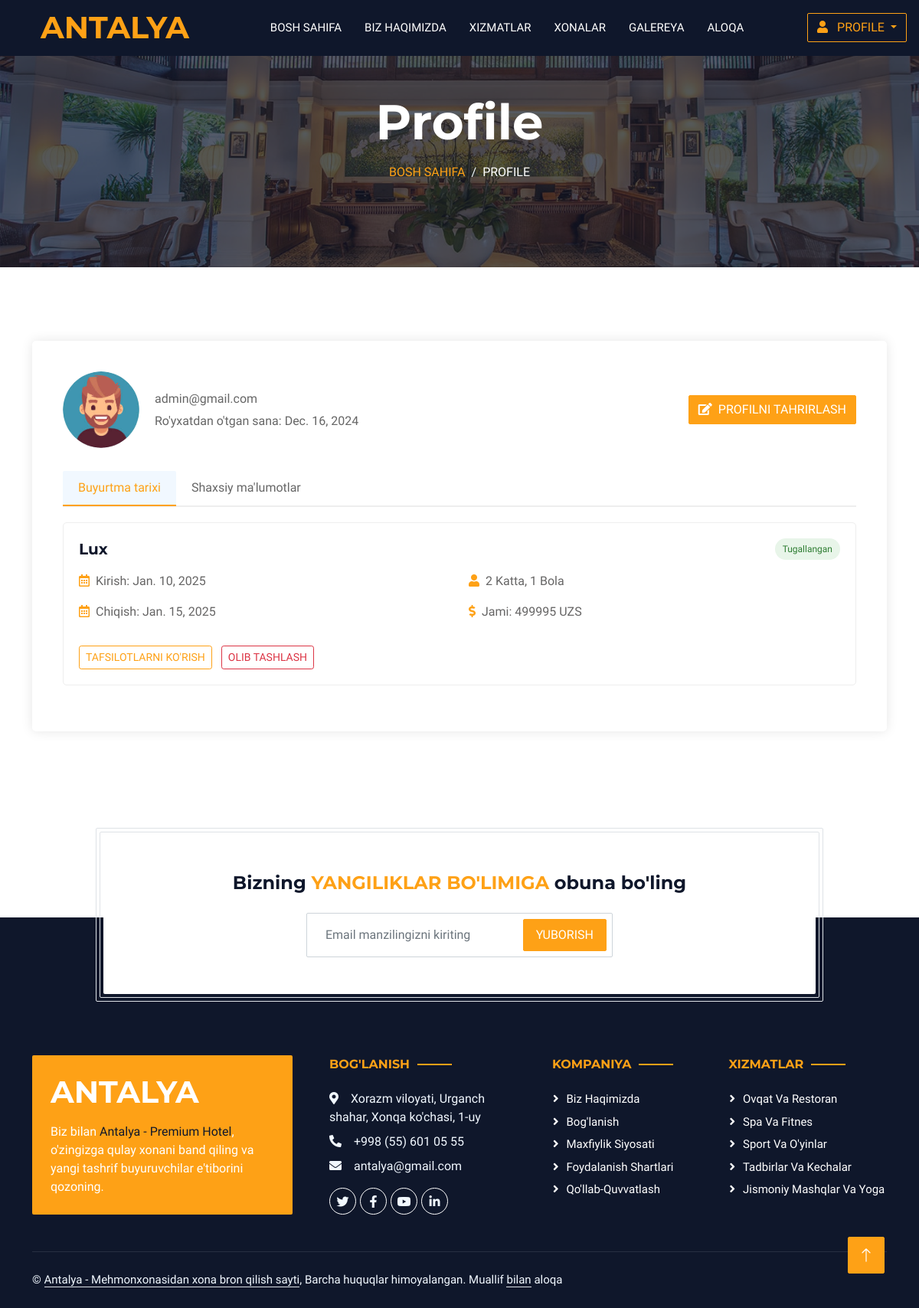
Page /users/profile/ (signed in) on the earlier database version.
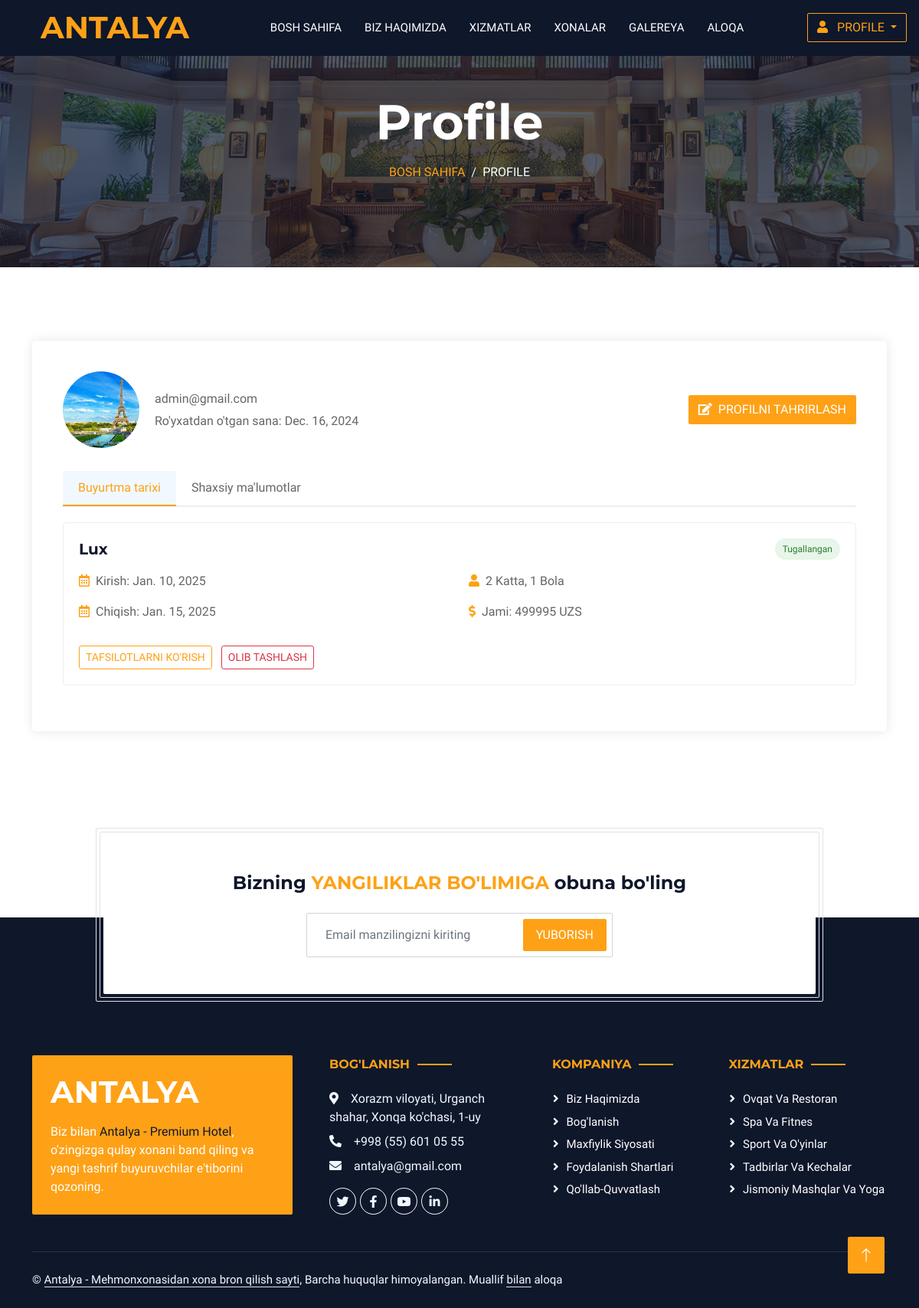
Same page on the later database version.
### users/models.py (models this page shows, shortened)
class CustomUser(AbstractUser):
    image = models.FileField(upload_to='images/')
    phone_number = models.CharField(max_length=35, blank=True, null=True)

### users/views.py (the view)
# urls.py: path('profile/', views.profile, name='profile'),
def profile(request):
    if request.user.is_authenticated:
        user = request.user
        orders = Order.objects.filter(user=user.id).order_by('-id')
        today = datetime.now()
        if request.method == 'POST':
            user_form = CustomUserEditForm(request.POST, request.FILES, instance=user)
            if user_form.is_valid():
                user_form.save()
                return redirect('profile')
        else:
            user_form = CustomUserEditForm(instance=user)
        context = {
            'user': user,
            'orders': orders,
            'today': today.date(),
        }
        return render(request, 'users/profile.html', context)
    else:
        return redirect('login')

### hotel/models.py (called while the page is built)
    def room_detail(self):
        return self.room

### templates/users/profile.html (shortened to what the changed rows need)
{% extends 'base.html' %}
{% load static %}
{% block content %}
    <div class="container-fluid page-header mb-5 p-0" style="background-image: url({% static 'img/carousel-1.jpg' %});">
        <div class="container-fluid page-header-inner py-5">
            <div class="container text-center pb-5">
                <h1 class="display-3 text-white mb-3 animated slideInDown">Profile</h1>
            </div>
        </div>
    </div>
    <div class="container-xxl py-5">
        <div class="container">
            <div class="profile-container wow fadeInUp" data-wow-delay="0.1s">
                <div class="profile-header">
                    <div class="profile-avatar">
                        {% if user.image == '' %}
                            <img src="{% static 'img/user-avatar.jpeg' %}" alt="Foydalanuvchi Avatar">
                        {% else %}
                            <img src="{{ user.image.url }}" alt="Foydalanuvchi ">
                        {% endif %}
                    </div>
                    <div class="profile-info">
                        <p>{{ user.email }}</p>
                        <p>Ro'yxatdan o'tgan sana: {{ user.date_joined.date }}</p>
                    </div>
                </div>
            </div>
        </div>
    </div>
        {% endblock content %}

Differences in the rows shown:
changed CustomUser "admin@gmail.com": image: a different picture
